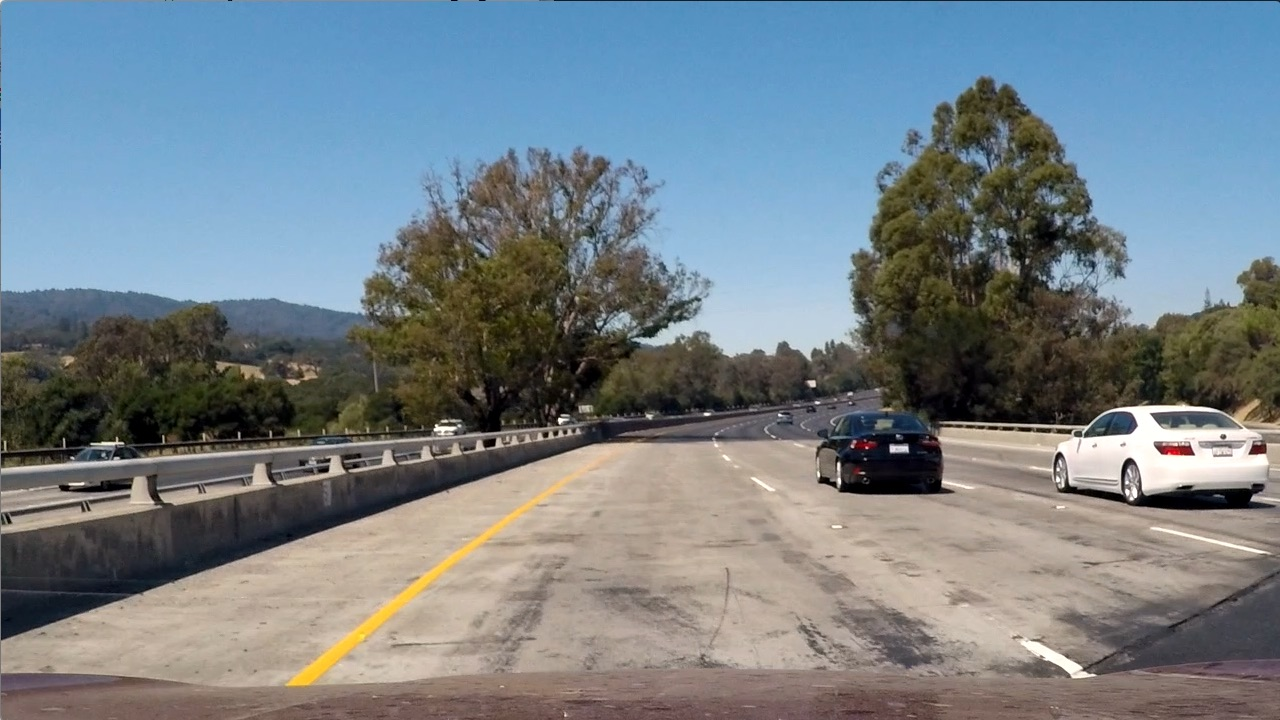
#> input picture test_images/test1.jpg, 1280 x 720 px
$ python sample.py
#> lines starting #> are read from the running program, lines starting #| are printed output that depends on the picture; after the words box and inside, x2 and y2 are one past the last pixel; in counts of white or black regions, pixels touching at a corner belong together
import cv2 as cv
import numpy as np

def hls_select(img, sthresh=(0, 255),lthresh=()):
    # 1) Convert to HLS color space
    hls_img = cv.cvtColor(img, cv.COLOR_BGR2HLS)
    cv.imshow('BGR2HLS', hls_img)
    # 2) Apply a threshold to the S channel
    L = hls_img[:,:,1]
    S = hls_img[:,:,2]
    # 3) Return a binary image of threshold result
    binary_output = np.zeros_like(S)
    print('\nbinary_output Shape', binary_output.shape)
    binary_output[(S >= sthresh[0]) & (S <= sthresh[1])
                 & (L > lthresh[0]) & (L <= lthresh[1])] = 1
    #cv.imshow('binary output', binary_output)
    return binary_output

def abs_sobel_thresh(img, orient='x', thresh=(0,255)):
    # Convert to grayscale
    gray = cv.cvtColor(img, cv.COLOR_RGB2GRAY)
    # Apply x or y gradient with the OpenCV Sobel() function
    # and take the absolute value
    if orient == 'x':
        abs_sobel = np.absolute(cv.Sobel(gray, cv.CV_64F, 1, 0))
    if orient == 'y':
        abs_sobel = np.absolute(cv.Sobel(gray, cv.CV_64F, 0, 1))

    # Rescale back to 8 bit integer
    scaled_sobel = np.uint8(255*abs_sobel/np.max(abs_sobel))
    #cv.imshow(f'Sobel{orient}', scaled_sobel)
    # Create a copy and apply the threshold
    binary_output = np.zeros_like(scaled_sobel)
    # Here I'm using inclusive (>=, <=) thresholds, but exclusive is ok too
    binary_output[(scaled_sobel >= thresh[0]) & (scaled_sobel <= thresh[1])] = 1

    # Return the result
    return binary_output

def mag_threshold(img, sobel_kernel=3, thresh=(0, 255)):
    # 1) Convert to grayscale
    gray = cv.cvtColor(img, cv.COLOR_RGB2GRAY)
    # 2) Take the gradient in x and y separately
    x = cv.Sobel(gray, cv.CV_64F, 1, 0, ksize=sobel_kernel)
    y = cv.Sobel(gray, cv.CV_64F, 0, 1, ksize=sobel_kernel)
    # 3) Calculate the xy magnitude
    mag = np.sqrt(x**2 + y**2)
    # 4) Scale to 8-bit (0 - 255) and convert to type = np.uint8
    scale = np.max(mag)/255
    eightbit = (mag/scale).astype(np.uint8)
    # 5) Create a binary mask where mag thresholds are met
    binary_output = np.zeros_like(eightbit)
    binary_output[(eightbit > thresh[0]) & (eightbit < thresh[1])] =1
    #cv.imshow('binary_output', binary_output)
    return binary_output


def dir_threshold(img, sobel_kernel=3, thresh=(0, np.pi/2)):
    # 1) Convert to grayscale
    gray = cv.cvtColor(img, cv.COLOR_RGB2GRAY)
    # 2) Take the gradient in x and y separately
    x = np.absolute(cv.Sobel(gray, cv.CV_64F, 1, 0, ksize=sobel_kernel))
    y = np.absolute(cv.Sobel(gray, cv.CV_64F, 0, 1, ksize=sobel_kernel))
    # 4) Use np.arctan2(abs_sobely, abs_sobelx) to calculate the direction of the gradient
    direction = np.arctan2(y, x)
    binary_output = np.zeros_like(direction)
    binary_output[(direction > thresh[0]) & (direction < thresh[1])] = 1
    return binary_output

def warp_image(img):

    image_size = (img.shape[1], img.shape[0])
    x = img.shape[1]
    y = img.shape[0]

    #the "order" of points in the polygon you are defining does not matter
    #but they need to match the corresponding points in destination_points!
    source_points = np.float32([
    [0.117 * x, y],
    [(0.5 * x) - (x*0.078), (2/3)*y],
    [(0.5 * x) + (x*0.078), (2/3)*y],
    [x - (0.117 * x), y]
    ])

    print(int(source_points[0, 0]), int(source_points[0, 1]))
    img2 = cv.imread('test_images/test1.jpg')
    cv.circle(img2, (int(source_points[0, 0]), int(source_points[0, 1])), 5, (0, 255, 0), -1)
    cv.circle(img2, (int(source_points[1, 0]), int(source_points[1, 1])), 5, (0, 255, 0), -1)
    cv.circle(img2, (int(source_points[2, 0]), int(source_points[2, 1])), 5, (0, 255, 0), -1)
    cv.circle(img2, (int(source_points[3, 0]), int(source_points[3, 1])), 5, (0, 255, 0), -1)
    cv.imshow('Points', img2)

#     #chicago footage
#     source_points = np.float32([
#                 [300, 720],
#                 [500, 600],
#                 [700, 600],
#                 [850, 720]
#                 ])

#     destination_points = np.float32([
#                 [200, 720],
#                 [200, 200],
#                 [1000, 200],
#                 [1000, 720]
#                 ])

    destination_points = np.float32([
    [0.25 * x, y],
    [0.25 * x, 0],
    [x - (0.25 * x), 0],
    [x - (0.25 * x), y]
    ])

    perspective_transform = cv.getPerspectiveTransform(source_points, destination_points)
    inverse_perspective_transform = cv.getPerspectiveTransform( destination_points, source_points)

    warped_img = cv.warpPerspective(img, perspective_transform, image_size, flags=cv.INTER_LINEAR)
    cv.imshow('WarpedImg', warped_img)

    #print(source_points)
    #print(destination_points)

    return warped_img, inverse_perspective_transform

def binary_pipeline(img):
    img_copy = cv.GaussianBlur(img, (3, 3), 0)
    cv.imshow('GaussianBlur', img_copy)

    # color channels
    s_binary = hls_select(img_copy, sthresh=(140, 255), lthresh=(120, 255))

    # Sobel x
    x_binary = abs_sobel_thresh(img_copy,thresh=(25, 200))
    y_binary = abs_sobel_thresh(img_copy,thresh=(25, 200), orient='y')
    xy = cv.bitwise_and(x_binary, y_binary)

    #magnitude & direction
    mag_binary = mag_threshold(img_copy, sobel_kernel=3, thresh=(30,100))
    dir_binary = dir_threshold(img_copy, sobel_kernel=3, thresh=(0.8, 1.2))

    # Stack each channel
    gradient = np.zeros_like(s_binary)
    gradient[((x_binary == 1) & (y_binary == 1)) | ((mag_binary == 1) & (dir_binary == 1))] = 1
    final_binary = cv.bitwise_or(s_binary, gradient)
    cv.imshow('final binary', final_binary)

    return final_binary

def track_lanes_initialize(binary_warped):

    global window_search

    histogram = np.sum(binary_warped[int(binary_warped.shape[0]/2):,:], axis=0)

    # Create an output image to draw on and  visualize the result
    out_img = np.dstack((binary_warped, binary_warped, binary_warped))*255

    # we need max for each half of the histogram. the example above shows how
    # things could be complicated if didn't split the image in half
    # before taking the top 2 maxes
    midpoint = int(histogram.shape[0]/2)
    leftx_base = np.argmax(histogram[:midpoint])
    rightx_base = np.argmax(histogram[midpoint:]) + midpoint

    # Choose the number of sliding windows
    # this will throw an error in the height if it doesn't evenly divide the img height
    nwindows = 9
    # Set height of windows
    window_height = int(binary_warped.shape[0]/nwindows)

    # Identify the x and y positions of all nonzero pixels in the image
    nonzero = binary_warped.nonzero()
    nonzeroy = np.array(nonzero[0])
    nonzerox = np.array(nonzero[1])

    # Current positions to be updated for each window
    leftx_current = leftx_base
    rightx_current = rightx_base

    # Set the width of the windows +/- margin
    margin = 100
    # Set minimum number of pixels found to recenter window
    minpix = 50
    # Create empty lists to receive left and right lane pixel indices
    left_lane_inds = []
    right_lane_inds = []


    # Step through the windows one by one
    for window in range(nwindows):
        # Identify window boundaries in x and y (and right and left)
        win_y_low = int(binary_warped.shape[0] - (window+1)*window_height)
        win_y_high = int(binary_warped.shape[0] - window*window_height)
        win_xleft_low = leftx_current - margin
        win_xleft_high = leftx_current + margin
        win_xright_low = rightx_current - margin
        win_xright_high = rightx_current + margin
        # Draw the windows on the visualization image
        cv.rectangle(out_img,(win_xleft_low,win_y_low),(win_xleft_high,win_y_high),(0,255,0), 3)
        cv.rectangle(out_img,(win_xright_low,win_y_low),(win_xright_high,win_y_high),(0,255,0), 3)
        # Identify the nonzero pixels in x and y within the window
        good_left_inds = ((nonzeroy >= win_y_low) & (nonzeroy < win_y_high) & (nonzerox >= win_xleft_low) & (nonzerox < win_xleft_high)).nonzero()[0]
        good_right_inds = ((nonzeroy >= win_y_low) & (nonzeroy < win_y_high) & (nonzerox >= win_xright_low) & (nonzerox < win_xright_high)).nonzero()[0]
        # Append these indices to the lists
        left_lane_inds.append(good_left_inds)
        right_lane_inds.append(good_right_inds)
        # If you found > minpix pixels, recenter next window on their mean position
        if len(good_left_inds) > minpix:
            leftx_current = int(np.mean(nonzerox[good_left_inds]))
        if len(good_right_inds) > minpix:
            rightx_current = int(np.mean(nonzerox[good_right_inds]))


    # Concatenate the arrays of indices
    left_lane_inds = np.concatenate(left_lane_inds)
    right_lane_inds = np.concatenate(right_lane_inds)

    # Extract left and right line pixel positions
    leftx = nonzerox[left_lane_inds]
    lefty = nonzeroy[left_lane_inds]
    rightx = nonzerox[right_lane_inds]
    righty = nonzeroy[right_lane_inds]

    # Fit a second order polynomial to each
    left_fit = np.polyfit(lefty, leftx, 2)
    right_fit = np.polyfit(righty, rightx, 2)

    # Generate x and y values for plotting
    ploty = np.linspace(0, binary_warped.shape[0]-1, binary_warped.shape[0] )
    left_fitx = left_fit[0]*ploty**2 + left_fit[1]*ploty + left_fit[2]
    right_fitx = right_fit[0]*ploty**2 + right_fit[1]*ploty + right_fit[2]

    nonzero = binary_warped.nonzero()
    nonzeroy = np.array(nonzero[0])
    nonzerox = np.array(nonzero[1])
    margin = 100
    left_lane_inds = ((nonzerox > (left_fit[0]*(nonzeroy**2) + left_fit[1]*nonzeroy + left_fit[2] - margin)) & (nonzerox < (left_fit[0]*(nonzeroy**2) + left_fit[1]*nonzeroy + left_fit[2] + margin)))
    right_lane_inds = ((nonzerox > (right_fit[0]*(nonzeroy**2) + right_fit[1]*nonzeroy + right_fit[2] - margin)) & (nonzerox < (right_fit[0]*(nonzeroy**2) + right_fit[1]*nonzeroy + right_fit[2] + margin)))

    # Again, extract left and right line pixel positions
    leftx = nonzerox[left_lane_inds]
    lefty = nonzeroy[left_lane_inds]
    rightx = nonzerox[right_lane_inds]
    righty = nonzeroy[right_lane_inds]
    # Fit a second order polynomial to each
    left_fit = np.polyfit(lefty, leftx, 2)
    right_fit = np.polyfit(righty, rightx, 2)

    return left_fit,right_fit

# [113 lines left out: functions track_lanes_update, lane_fill_poly, measure_curve, vehicle_offset, not called in this run]

def image_pipeline():
    global window_search
    window_search = True
    print('WindowSearch', window_search)
    img = cv.imread('test_images/test1.jpg')
#> img is the input picture: shape (720, 1280, 3); mean B, G, R 135.5, 128.7, 117.5
    binary_img = binary_pipeline(img)
#| binary_output Shape (720, 1280)
#> in binary_pipeline, `s_binary = hls_select(img_copy, sthresh=(140, 255), lthresh=(120, 255))`:
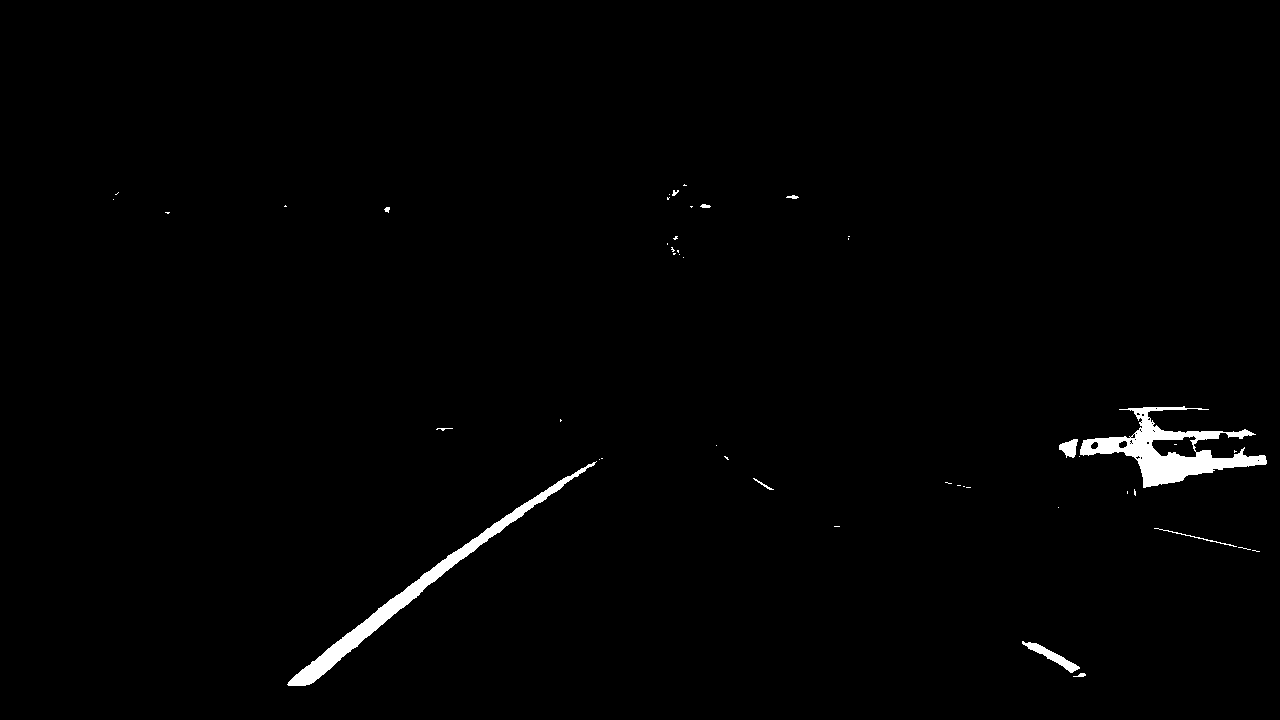
#> s_binary: shape (720, 1280); values 0 (black) and 1 (white), 1.1% white; 47 white regions (35 under 20 px), largest, box (x1, y1, x2, y2) and area: (1080, 406, 1267, 488) 4981, (287, 461, 597, 686) 4221, (1022, 641, 1080, 673) 462
#> in mag_threshold, `mag = np.sqrt(x**2 + y**2)`:
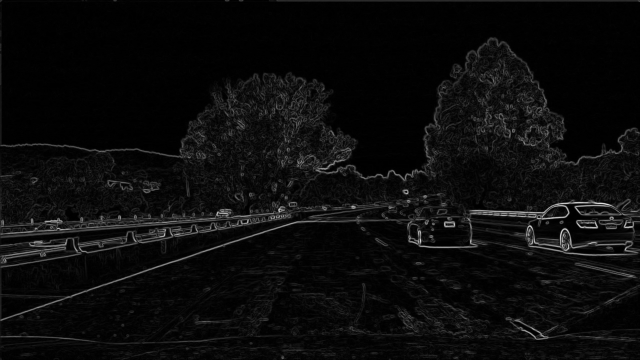
#> mag: shape (720, 1280) float64 (shown at 1/2 size); min 0, max 702.3, mean 33.7; drawn with min black and max white
#> in mag_threshold, `scale = np.max(mag)/255`: scale = 2.75
#> in binary_pipeline, `dir_binary = dir_threshold(img_copy, sobel_kernel=3, thresh=(0.8, 1.2))`:
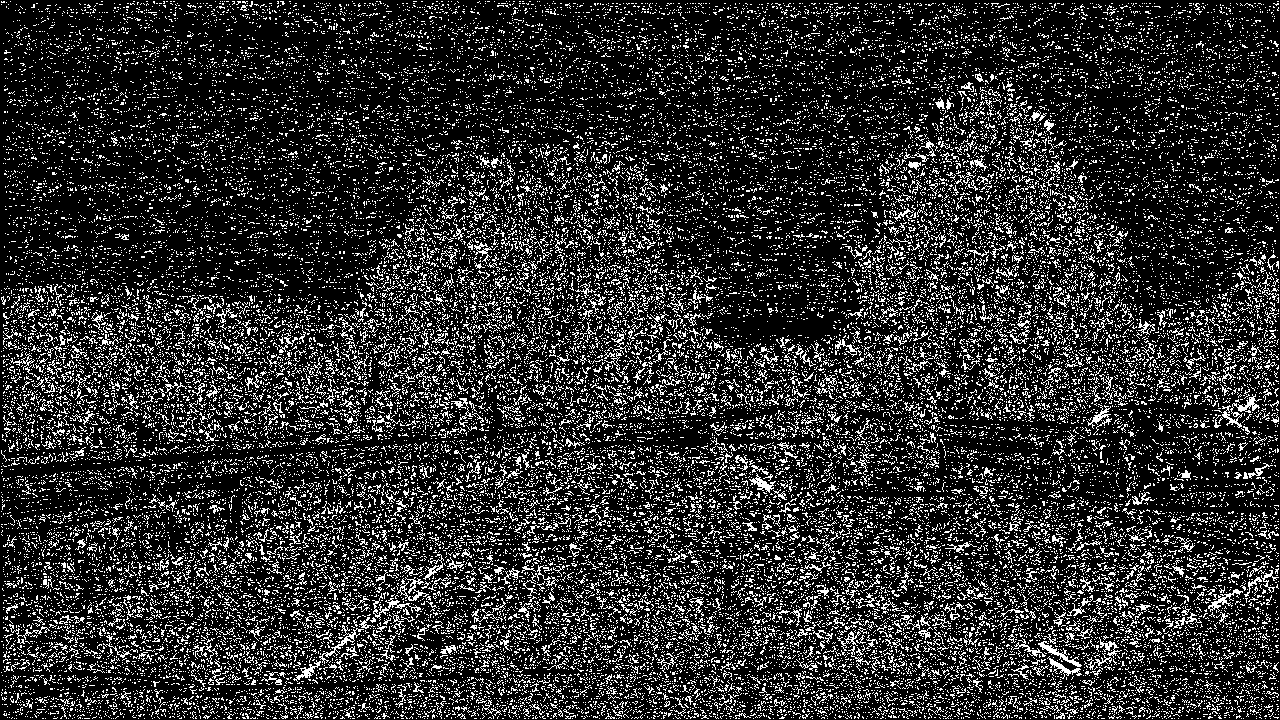
#> dir_binary: shape (720, 1280) float64; values 0 (black) and 1 (white), 18.1% white in thin lines or dots

    birdseye, inverse_perspective_transform = warp_image(binary_img)
#| 149 720
#> inverse_perspective_transform = [[0.312, -0.708, 440.3], [5.92e-17, -0.463, 480], [0, -0.00111, 1]]


    if window_search:
        #window_search = False
        #window search
        left_fit,right_fit = track_lanes_initialize(birdseye)
#> in track_lanes_initialize, `histogram = np.sum(binary_warped[int(binary_warped.shape[0]/2):,:], ax..`: histogram = 1280 values, max 338 at index 381, min 0 at index 0, mean 11.75
#> in track_lanes_initialize, `leftx_base = np.argmax(histogram[:midpoint])`: leftx_base = 381
#> in track_lanes_initialize, `rightx_base = np.argmax(histogram[midpoint:]) + midpoint`: rightx_base = 976
#> in track_lanes_initialize, `nonzero = binary_warped.nonzero()`: nonzero = 44700 positions, rows 0 to 719, columns 66 to 1279
#> in track_lanes_initialize, `leftx_current = leftx_base`: leftx_current = 381
#> in track_lanes_initialize, `rightx_current = rightx_base`: rightx_current = 976
#> the loop in track_lanes_initialize, `for window in range(nwindows):` made 9 passes
#> (win_xleft_low, win_xleft_high, win_xright_low, win_xright_high, leftx_current, rightx_current) on passes 1, 2, 3, 5, 8, 9: (281, 481, 876, 1076, 384, 974), (284, 484, 874, 1074, 380, 941), (280, 480, 841, 1041, 377, 932), (279, 479, 832, 1032, 381, 1003), (289, 489, 903, 1103, 394, 1003), (294, 494, 903, 1103, 396, 1009)
#> after the loop in track_lanes_initialize, `for window in range(nwindows):`:
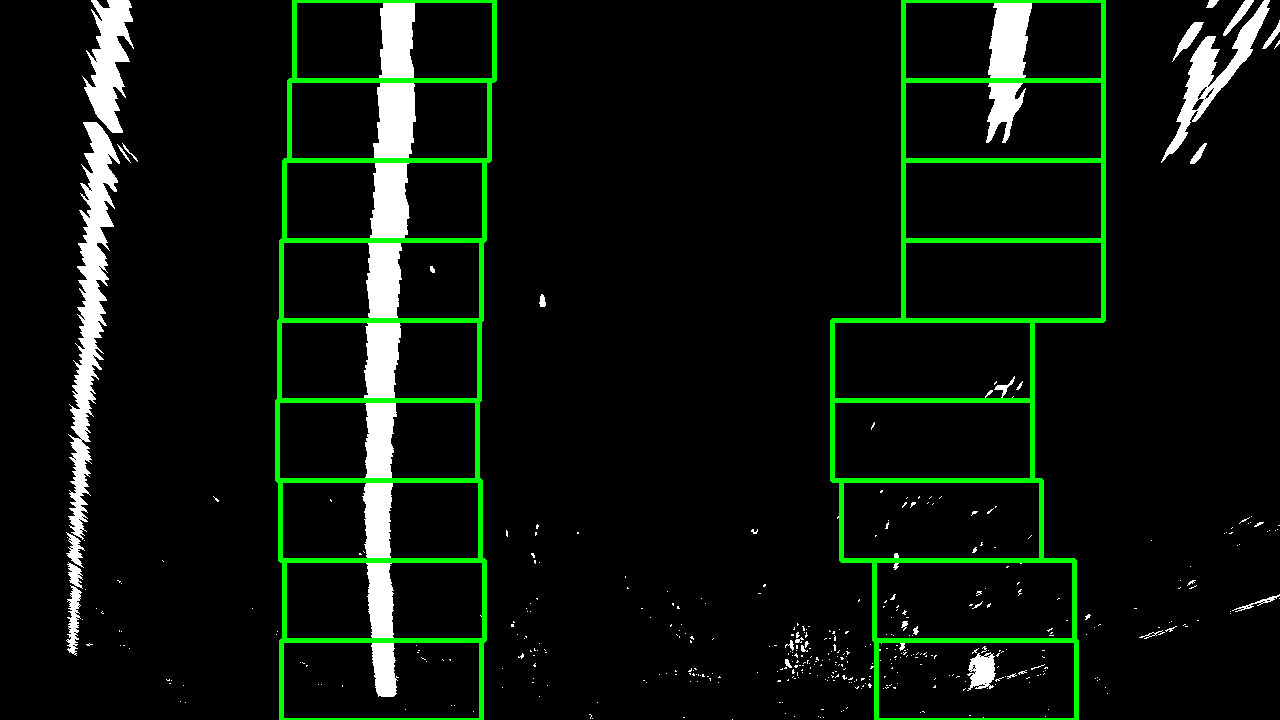
#> out_img: shape (720, 1280, 3); mean of channels 0, 1, 2 11.9, 20.9, 11.9; drawn as B, G, R
#> after the loop in track_lanes_initialize, `for window in range(nwindows):`: left_lane_inds = 9 items
#> in track_lanes_initialize, `right_lane_inds = np.concatenate(right_lane_inds)`: right_lane_inds = 5950 values, max 44699 at index 1057, min 61 at index 3135, mean 17357.7
#> in track_lanes_initialize, `rightx = nonzerox[right_lane_inds]`: rightx = 5950 values, max 1067 at index 1229, min 871 at index 1500, mean 995.9
#> in track_lanes_initialize, `righty = nonzeroy[right_lane_inds]`: righty = 5950 values, max 719 at index 1056, min 0 at index 3135, mean 217.1
#> in track_lanes_initialize, `left_fit = np.polyfit(lefty, leftx, 2)`: left_fit = [8.49e-05, -0.0877, 402.2]
#> in track_lanes_initialize, `right_fit = np.polyfit(righty, rightx, 2)`: right_fit = [0.000163, -0.183, 1017.3]
#> in track_lanes_initialize, `left_fitx = left_fit[0]*ploty**2 + left_fit[1]*ploty + left_fit[2]`: left_fitx = 720 values, max 402.2 at index 0, min 379.6 at index 516, mean 385.3
#> in track_lanes_initialize, `right_fitx = right_fit[0]*ploty**2 + right_fit[1]*ploty + right_fit[2]`: right_fitx = 720 values, max 1017.3 at index 0, min 966 at index 561, mean 979.7
#> in track_lanes_initialize, `rightx = nonzerox[right_lane_inds]`: rightx = 5972 values, max 1066 at index 4794, min 869 at index 5622, mean 995.4
#> in track_lanes_initialize, `righty = nonzeroy[right_lane_inds]`: righty = 5972 values from 0 to 719
#> in track_lanes_initialize, `left_fit = np.polyfit(lefty, leftx, 2)`: left_fit = [8.46e-05, -0.0875, 402.2]
#> in track_lanes_initialize, `right_fit = np.polyfit(righty, rightx, 2)`: right_fit = [0.00015, -0.176, 1017]
#> left_fit = [8.46e-05, -0.0875, 402.2]; right_fit = [0.00015, -0.176, 1017]
        #store values
        left_fit_prev = left_fit
#> left_fit_prev = [8.46e-05, -0.0875, 402.2]
        right_fit_prev = right_fit
#> right_fit_prev = [0.00015, -0.176, 1017]

    else:
        #load values
        left_fit = left_fit_prev
        right_fit = right_fit_prev
        #search in margin of polynomials
        left_fit,right_fit,leftx,lefty,rightx,righty = track_lanes_update(birdseye, left_fit,right_fit)

    #save values
    left_fit_prev = left_fit
    right_fit_prev = right_fit

	#draw polygon
#> (the run stopped early here; a loop or call above may not have finished)
